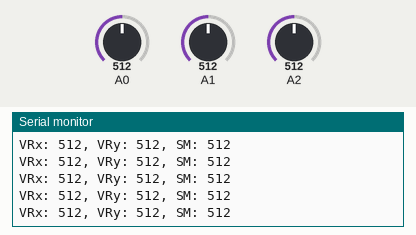
The sketch below on a simulated Arduino Uno, built with avr-gcc and run on an emulated ATmega328P. On the bench: the last lines printed to the serial monitor. The inputs (shaded band) are chosen by the test bench; at power-on: A0 = 512, A1 = 512, A2 = 512.

Above: at 1.2 s.
1.3 s: A0 set to 106
At 2.0 s:
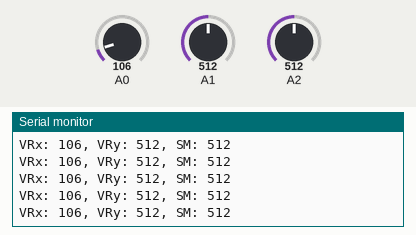
4.3 s: A0 set to 88
At 5.1 s:
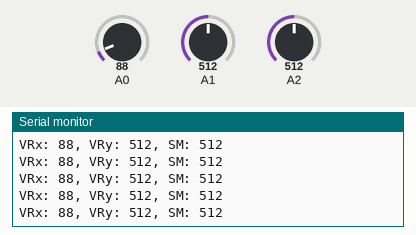
7.3 s: A1 set to 106
At 7.9 s:
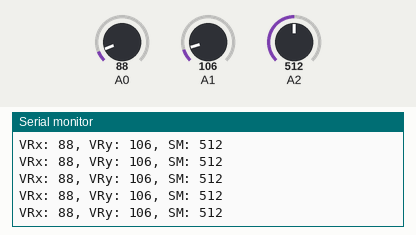
8.8 s: A1 set to 89
At 9.7 s:
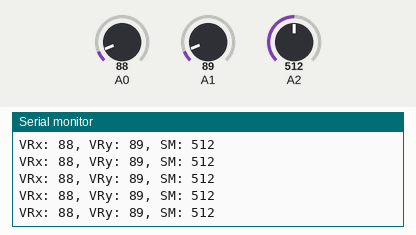
11.8 s: A2 set to 11
At 12.6 s:
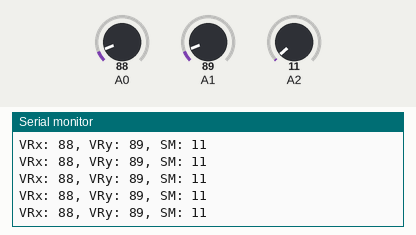
13.3 s: A2 set to 8
At 14.3 s:
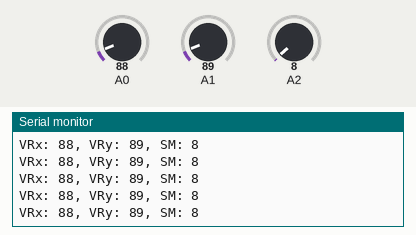
Timing chart, 0 to 16.3 s (numbered marks = the images above; inputs shaded):
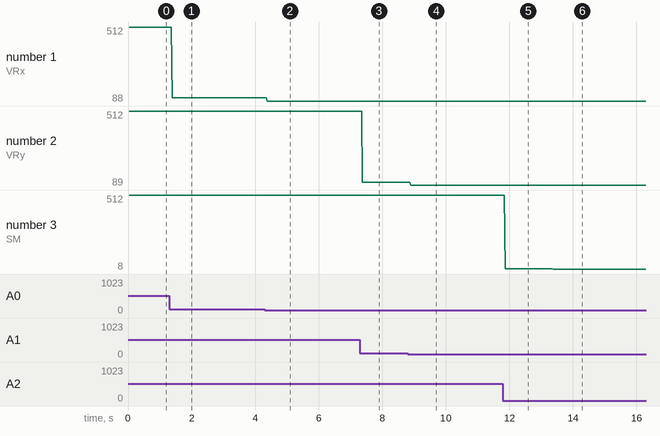

Measured:
- after the input at 1.3 s, the serial monitor: prints a new line after 0.09 s (image 1)
- after the input at 4.3 s, the serial monitor: prints a new line after 0.08 s (image 2)
- after the input at 7.3 s, the serial monitor: prints a new line after 0.08 s (image 3)
- after the input at 8.8 s, the serial monitor: prints a new line after 0.09 s (image 4)
- after the input at 11.8 s, the serial monitor: prints a new line after 0.07 s (image 5)
- after the input at 13.3 s, the serial monitor: prints a new line after 0.08 s (image 6)
- plotted number 1: 512 → 106 after the input at 1.3 s, 106 → 88 after the input at 4.3 s
- plotted number 2: 106 → 89 after the input at 8.8 s

The sketch:

joystick.ino
```cpp
void setup()
{
  Serial.begin(9600);
  Serial.print("Setup");
}

void loop()
{
  int VRx = analogRead(0);
  int VRy = analogRead(1);
  int SM = analogRead(2);

  Serial.print("VRx: ");
  Serial.print(VRx);
  Serial.print(", VRy: ");
  Serial.print(VRy);
  Serial.print(", SM: ");
  Serial.println(SM);
}
```
